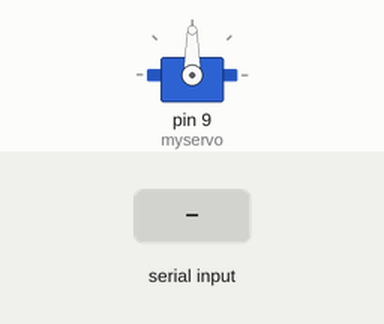
A sketch run on a simulated Arduino Uno, built with avr-gcc and run on an emulated ATmega328P. Shown: servo. The test bench sets the inputs (shaded band). What the sketch prints to the serial monitor is not drawn.

Above: at 1.2 s.
1.3 s: "g" received over Serial
At 1.76 s:
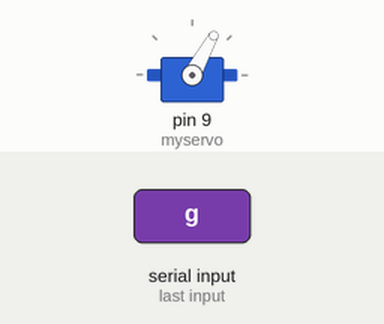
At 2.37 s:
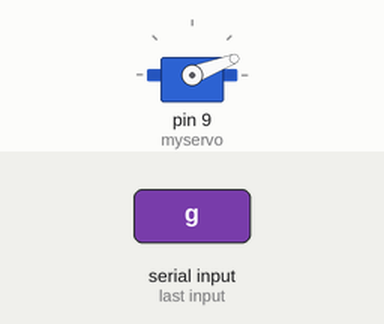
4.3 s: "h" received over Serial
Timing chart, 0 to 7.3 s (numbered marks = the images above; inputs shaded):
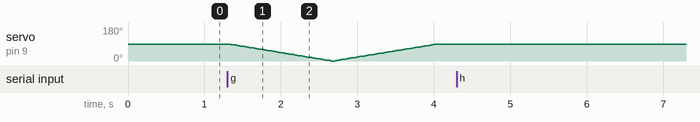

Measured:
- after the input at 4.3 s, every drawn part: stays the same

The sketch:

motor.ino
```cpp
#include <Servo.h>

Servo myservo;

int pos = 0;
int weight = 433;

void setup() {
  myservo.attach(9);
  Serial.begin(9600);
}

void loop() {
  char caracter;
  if(Serial.available()){
    caracter = Serial.read();
    if(caracter == 'g'){
      openDoor();
      closeDoor();
    } else if(caracter == 'h'){
      Serial.println(444);
    }
  }

}

void closeDoor(){
  for (pos = 0; pos <= 90; pos += 1) {
    myservo.write(pos);
    delay(15);
  }
}

void openDoor(){
  for (pos = 90; pos >= 0; pos -= 1) {
    myservo.write(pos);
    delay(15);
  }
}
```
